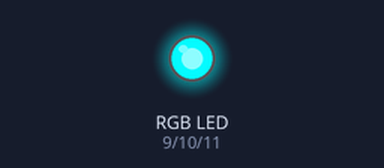
The sketch below on a simulated Arduino Uno, built with avr-gcc and run on an emulated ATmega328P. Shown: an RGB LED mixed from three pins (HIGH = lit).

Above: at 0.05 s.
At 0.9 s:
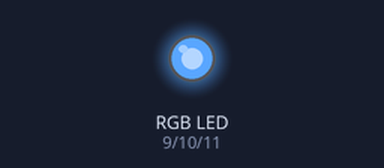
At 1.8 s:
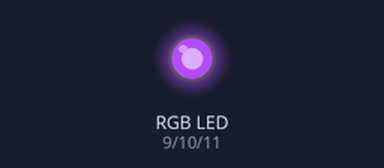
At 3.6 s:
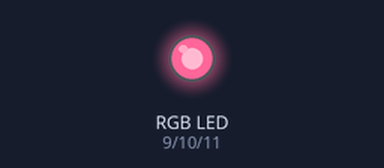
At 5.4 s:
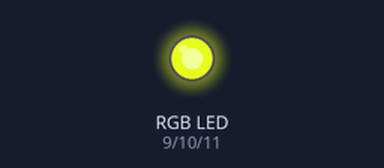
At 7.2 s:
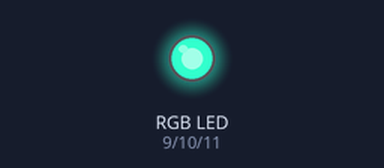
Timing chart, 0 to 10.0 s (numbered marks = the images above):
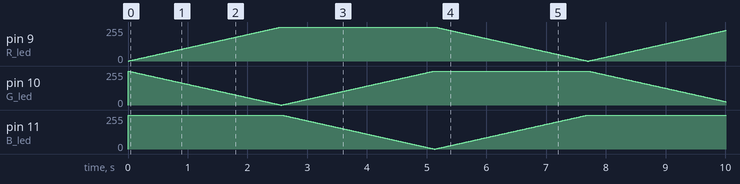

The sketch:

RGBled.ino
```cpp
int R_led = 9;
int G_led = 10;
int B_led = 11;

void setup() {
  pinMode(R_led,OUTPUT);
  pinMode(G_led,OUTPUT);
  pinMode(B_led,OUTPUT);
}
void loop() {
   //RGB 输出值
  int R_val;
  int G_val;
  int B_val;
  for ( R_val=0; R_val<=255;R_val++)        //循环语句，控制R亮度增加
  {
    G_val = 255-R_val;                       //控制G亮度减小
    B_val = 255;                             //控制B亮度不变
    analogWrite(R_led,R_val);
    analogWrite(G_led,G_val);
    analogWrite(B_led,B_val);
    delay(10);
  }
  for ( B_val=255; B_val>=0;B_val--)         //循环语句，控制PWM亮度减小
  {
    R_val = 255;                             //控制R亮度不变
    G_val = 255 - B_val;                     //控制G亮度增加
    analogWrite(R_led,R_val);
    analogWrite(G_led,G_val);
    analogWrite(B_led,B_val);
    delay(10);
  }
  for ( R_val=255; R_val>=0;R_val--)        //循环语句，控制PWM亮度减小
  {
    G_val = 255 ;                           //控制R亮度不变
    B_val = 255 - R_val;                    //控制B亮度增加
    analogWrite(R_led,R_val);
    analogWrite(G_led,G_val);
    analogWrite(B_led,B_val);
    delay(10);
  }
}
```
